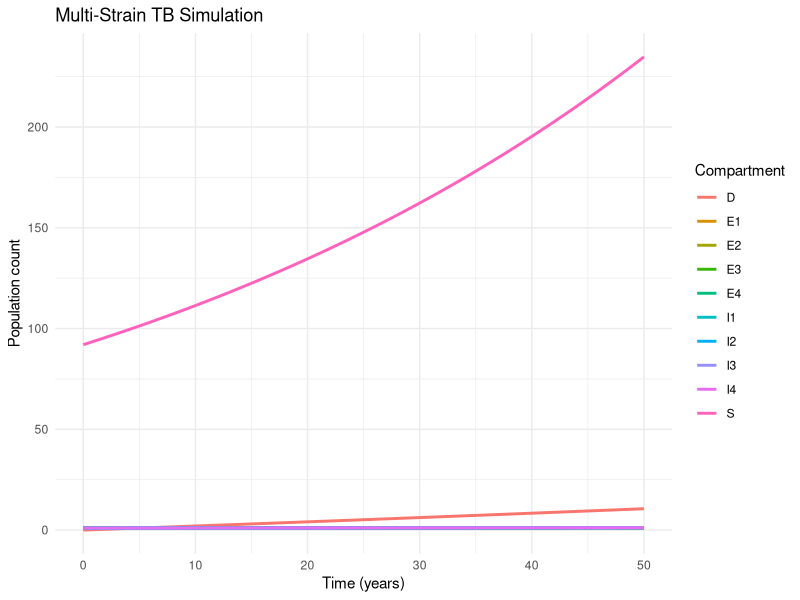

Write R code to recreate this figure.
## ---- chunk 1
knitr::opts_chunk$set(echo = TRUE)
library(ggplot2)
library(tidyr)
## ---- chunk 2
# Multi-strain TB system with drug resistance

# Initial Setup
E1_initial <- 1 # Latent DS
I1_initial <- 1 # Infectious DS

E2_initial <- 1 # Latent H-resistant
I2_initial <- 1 # Infectious H-resistant

E3_initial <- 1 # Latent R-resistant
I3_initial <- 1 # Infectious R-resistant

E4_initial <- 1 # Latent MDR
I4_initial <- 1 # Infectious MDR

D_initial <- 0 # Initial deaths

N_initial <- 100      # total US population

S_initial <- N_initial - (
  E1_initial + I1_initial +
  E2_initial + I2_initial +
  E3_initial + I3_initial +
  E4_initial + I4_initial +
  D_initial
)



# Time periods
years <- 50
dt <- 1
time <- seq(0, years, by = dt)

# Assumption of parameters
a2 <- 0.1     # Proportion of initial latent TB cases that are H-resistant 
a3 <- 0.1     # Proportion of initial latent TB cases that are R-resistant 
a4 <- 0.1     # Proportion of initial latent TB cases that are MDR 

alpha <- 0.00425   # Immigration rate into the US (fixed)

b <- .5     # Proportion of initial active TB cases that are drug-susceptible 

gamma <- .5  # Proportion of H-resistance acquisition cases 

l <- 0.1      # Proportion of immigrants that have LTBI 

lambda <- .5  # Effective contact rate 

mu <- 0.05    # TB-specific mortality rate 
mu0 <- 0.013  # Background (non-TB) mortality rate (fixed)

p <- 0.2      # Proportion of exogenous infections that are acute 

phi1 <- 0.2  # Rate of end of treatment for DS TB 
phi2 <- 0.2   # Rate of end of treatment for H-resistant TB 
phi3 <- 0.1  # Rate of end of treatment for R-resistant TB
phi4 <- 0.1   # Rate of end of treatment for MDR TB 

q <- 0.1      # Proportion of active TB cases that are infectious 

r2 <- 0.1     # Proportion of immigrant H-resistant LTBI cases
r3 <- 0.1     # Proportion of immigrant R-resistant LTBI cases 
r4 <- 0.1     # Proportion of immigrant MDR LTBI cases 

rho <- 0.0179 # US birth rate (fixed)

t1 <- 0.05    # Time in treatment for DS 
t2 <- 0.05    # Time in treatment for H-resistant 
t3 <- 0.05    # Time in treatment for R-resistant
t4 <- 0.05    # Time in treatment for MDR 

vL <- 0.005   # Progression rate from latent to active TB 

y1 <- 0.05    # Failed treatment leading to H/R resistance from DS 
y2 <- 0.05    # Failed treatment leading to MDR from H- or R-resistant TB 
y3 <- 0.05

z1 <- 0.6    # Success rate of DS TB treatment 
z2 <- 0.6     # Success rate of H-resistant TB treatment 
z3 <- 0.6     # Success rate of R-resistant TB treatment
z4 <- 0.4    # Success rate of MDR TB treatment 

# Variable Setup
S <- numeric(length(time)) 
E1 <- numeric(length(time))
I1 <- numeric(length(time))  
E2 <- numeric(length(time)) 
I2 <- numeric(length(time))
E3 <- numeric(length(time)) 
I3 <- numeric(length(time))
E4 <- numeric(length(time)) 
I4 <- numeric(length(time)) 
D <- numeric(length(time))
N_vec <- numeric(length(time)) 

# Initial values
S[1]  <- S_initial
E1[1] <- E1_initial
I1[1] <- I1_initial
E2[1] <- E2_initial
I2[1] <- I2_initial
E3[1] <- E3_initial
I3[1] <- I3_initial
E4[1] <- E4_initial
I4[1] <- I4_initial
D[1]  <- D_initial
N_vec[1] <- N_initial

# Simulation
for (t in 1:(length(time) - 1)) {
  dS <- rho * N_vec[t] 
    - q * t1 * lambda * S[t] * I1[t] / N_vec[t] 
    - q * t2 * lambda * S[t] * I2[t] / N_vec[t] 
    - q * t3 * lambda * S[t] * I3[t] / N_vec[t] 
    - q * t4 * lambda * S[t] * I4[t] / N_vec[t] 
    + z1 * phi1 * I1[t] + z2 * phi2 * I2[t] + z3 * phi3 * I3[t] + z4 * phi4 * I4[t]
    + (1 - l) * alpha * N_vec[t]  
    - mu0 * S[t]

  dE1 <- (1 - p) * q * t1 * lambda * S[t] * I1[t] / N_vec[t] 
       - vL * E1[t]
       + (1 - y1) * (1 - z1) * phi1 * I1[t]
       + l * alpha * (1 - r2 - r3 - r4) * N_vec[t] 
       - mu0 * E1[t]

    dI1 <- q * t1 * lambda * S[t] * I1[t] / N_vec[t] 
         + vL * E1[t]
         - phi1 * I1[t]
         - mu0 * I1[t]
         - mu * I1[t]

  dE2 <- (1 - p) * q * t2 * lambda * S[t] * I2[t] / N_vec[t] 
     - vL * E2[t]
     + (1 - y2) * (1 - z2) * phi2 * I2[t]
     + gamma * (1 - z1) * y1 * phi1 * I1[t]
     + l * alpha * r2 * N_vec[t] 
     - mu0 * E2[t]

    dI2 <- q * t2 * lambda * S[t] * I2[t] / N_vec[t] 
         + vL * E2[t]
         - phi2 * I2[t]
         - mu0 * I2[t]
         - mu * I2[t]

    dE3 <- (1 - p) * q * t3 * lambda * S[t] * I3[t] / N_vec[t] 
         - vL * E3[t]
         + (1 - y3) * (1 - z3) * phi3 * I3[t]
         + (1 - gamma) * (1 - z1) * y1 * phi1 * I1[t]
         + l * alpha * r3 * N_vec[t] 
         - mu0 * E3[t]


    dI3 <- q * t3 * lambda * S[t] * I3[t] / N_vec[t] 
        + vL * E3[t]
        - phi3 * I3[t]
        - mu0 * I3[t]
        - mu * I3[t]

  dE4 <- (1 - p) * q * t4 * lambda * S[t] * I4[t] / N_vec[t] 
       - vL * E4[t]
       + (1 - z2) * y2 * phi2 * I2[t]
       + (1 - z3) * y2 * phi3 * I3[t]
       + l * alpha * r4 * N_vec[t] 
       - mu0 * E4[t]

    dI4 <- q * t4 * lambda * S[t] * I4[t] / N_vec[t] 
        + vL * E4[t]
        - phi4 * I4[t]
        - mu0 * I4[t]
        - mu * I4[t]

  dD <- mu * (I1[t] + I2[t] + I3[t] + I4[t])

  dN <- rho * N_vec[t] 
     + alpha * N_vec[t]
     - mu * (I1[t] + I2[t] + I3[t] + I4[t]) 
     - mu0 * N_vec[t]


    
    # Update the value for next day
  S[t + 1]  <- S[t]  + dS  * dt
  E1[t + 1] <- E1[t] + dE1 * dt
  I1[t + 1] <- I1[t] + dI1 * dt
  E2[t + 1] <- E2[t] + dE2 * dt
  I2[t + 1] <- I2[t] + dI2 * dt
  E3[t + 1] <- E3[t] + dE3 * dt
  I3[t + 1] <- I3[t] + dI3 * dt
  E4[t + 1] <- E4[t] + dE4 * dt
  I4[t + 1] <- I4[t] + dI4 * dt
  D[t + 1]  <- D[t]  + dD  * dt
  N_vec[t + 1] <- N_vec[t] + dN * dt
  
}
head(data.frame(
  Day = time,
  S = S,
  E1 = E1, 
  I1 = I1,
  E2 = E2, 
  I2 = I2,
  E3 = E3, 
  I3 = I3,
  E4 = E4, 
  I4 = I4,
  D = D,
  N = N_vec
))

# Plot
tb_df <- data.frame(
  Day = time,
  S = S,
  E1 = E1, 
  I1 = I1,
  E2 = E2, 
  I2 = I2,
  E3 = E3, 
  I3 = I3,
  E4 = E4, 
  I4 = I4,
  D = D
)

tb_long <- pivot_longer(
  tb_df,
  cols = -Day,
  names_to = "Compartment",
  values_to = "Count"
)

# Plot
ggplot(tb_long, aes(x = Day, y = Count, color = Compartment)) +
  geom_line(size = 1) +
  labs(
    title = "Multi-Strain TB Simulation",
    x = "Time (years)",
    y = "Population count"
  ) +
  theme_minimal()
